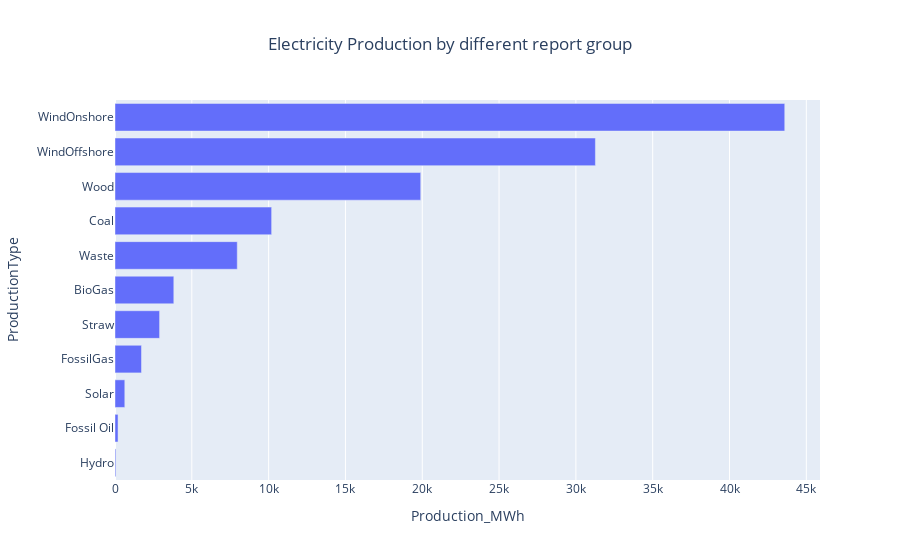

The notebook cell saved with this chart:
### Code cell
production_type=production.groupby('ProductionType')['Production_MWh'].sum().reset_index().sort_values(by='Production_MWh')
fig=px.bar(production_type,y='ProductionType',x='Production_MWh',title='Electricity Production by different report group')
fig.update_layout(
    title_x=0.5,
    showlegend=True   
)
fig.show()

### Figure 1 — Plotly figure (JSON) as saved in the notebook; plotly's stock layout.template omitted (floating-point values rounded to 4 significant figures)
{"data": [{"alignmentgroup": "True", "hovertemplate": "Production_MWh=%{x}<br>ProductionType=%{y}<extra></extra>", "legendgroup": "", "marker": {"color": "#636efa", "pattern": {"shape": ""}}, "name": "", "offsetgroup": "", "orientation": "h", "showlegend": false, "textposition": "auto", "type": "bar", "x": [55.92, 197.9, 637.6, 1725.0, 2902.0, 3828.0, 7958.0, 10200.0, 19900.0, 31270.0, 43600.0], "xaxis": "x", "y": ["Hydro", "Fossil Oil", "Solar", "FossilGas", "Straw", "BioGas", "Waste", "Coal", "Wood", "WindOffshore", "WindOnshore"], "yaxis": "y"}], "layout": {"barmode": "relative", "legend": {"tracegroupgap": 0}, "showlegend": true, "title": {"text": "Electricity Production by different report group", "x": 0.5}, "xaxis": {"anchor": "y", "domain": [0, 1], "title": {"text": "Production_MWh"}}, "yaxis": {"anchor": "x", "domain": [0, 1], "title": {"text": "ProductionType"}}}}
